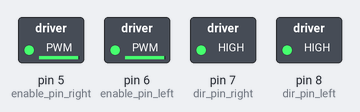
A sketch run on a simulated Arduino Uno, built with avr-gcc and run on an emulated ATmega328P. On the bench: switched loads named in the sketch (green lamp = pin HIGH). What the sketch prints to the serial monitor is not drawn.

Above: at 0.1 s.
At 3.1 s:
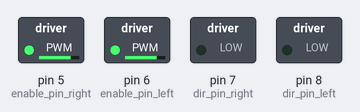
At 6.1 s:
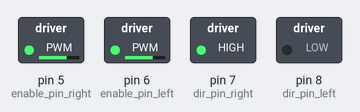
At 15.1 s:
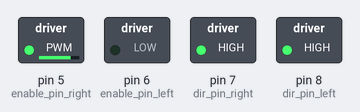
At 21.1 s:
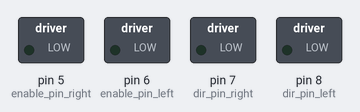
At 33.1 s:
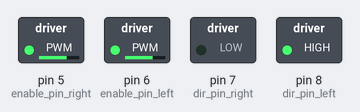
Timing chart, 0 to 40.0 s (numbered marks = the images above):
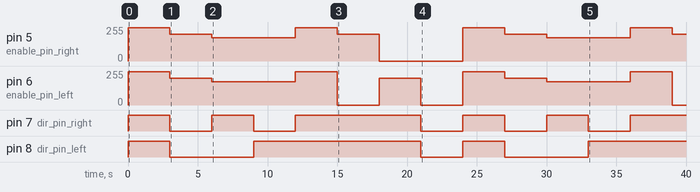

The sketch:

motor_test.ino
```cpp
#define enable_pin_right    5
#define enable_pin_left     6
#define dir_pin_right       7
#define dir_pin_left        8

void drive_forward(void);
void drive_backward(void);
void drive_stop(void);
void spin_left(void);
void spin_right(void);
void swerve_left(void);
void swerve_right(void);
void drive_brake(void);

void setup() {  // setup() function required for Arduino
  // MOTOR SETUP
  pinMode(dir_pin_right, OUTPUT);
  pinMode(dir_pin_left, OUTPUT);
  analogWrite(enable_pin_right, 0);
  analogWrite(enable_pin_left, 0);

  Serial.begin(9600);
  Serial.println("Starting Panda");
}

void loop() {
  drive_forward();
  delay(3000);
  drive_backward();
  delay(3000);
  spin_left();
  delay(3000);
  spin_right();
  delay(3000);
  drive_forward();
  delay(3000);
  swerve_left();
  delay(3000);
  swerve_right();
  delay(3000);
  drive_stop();
  delay(3000);
}

void drive_forward(void) {
  digitalWrite(dir_pin_right, HIGH);
  digitalWrite(dir_pin_left, HIGH);
  analogWrite(enable_pin_right, 250);
  analogWrite(enable_pin_left, 250);
}

void drive_backward(void) {
  digitalWrite(dir_pin_right, LOW);
  digitalWrite(dir_pin_left, LOW);
  analogWrite(enable_pin_right, 200);
  analogWrite(enable_pin_left, 200);
}

void drive_stop(void) {
  digitalWrite(dir_pin_right, LOW);
  digitalWrite(dir_pin_left, LOW);
  analogWrite(enable_pin_right, 0);
  analogWrite(enable_pin_left, 0);
}

void spin_right(void) {
  digitalWrite(dir_pin_right, LOW);
  digitalWrite(dir_pin_left, HIGH);
  analogWrite(enable_pin_right, 175);
  analogWrite(enable_pin_left, 175);
}

void spin_left(void) {
  digitalWrite(dir_pin_right, HIGH);
  digitalWrite(dir_pin_left, LOW);
  analogWrite(enable_pin_right, 175);
  analogWrite(enable_pin_left, 175);
}

void swerve_right(void) {
  digitalWrite(dir_pin_right, HIGH);
  digitalWrite(dir_pin_left, HIGH);
  analogWrite(enable_pin_right, 0);
  analogWrite(enable_pin_left, 200);
}

void swerve_left(void) {
  digitalWrite(dir_pin_right, HIGH);
  digitalWrite(dir_pin_left, HIGH);
  analogWrite(enable_pin_right, 200);
  analogWrite(enable_pin_left, 0);
}

void drive_brake(void) {
  digitalWrite(dir_pin_right, LOW);
  digitalWrite(dir_pin_left, LOW);
  analogWrite(enable_pin_right, 250);
  analogWrite(enable_pin_left, 250);
  delay(10);
  analogWrite(enable_pin_right, 0);
  analogWrite(enable_pin_left, 0);
}
```

Measured:
- by itself, pin 7 (dir_pin_right): LOW → HIGH at 0.00 s, → LOW 3.0 s later, → HIGH 3.0 s later, → LOW 3.0 s later, … (11 changes in this stretch)
- by itself, pin 8 (dir_pin_left): goes HIGH 3.0 s, LOW 6.0 s, HIGH 12.0 s, LOW 3.0 s, HIGH 3.0 s, LOW 6.0 s, then HIGH
- by itself, pin 6 (enable_pin_left): 0/255 → 250/255 at 0.00 s, → 200/255 3.0 s later, → 175/255 3.0 s later, → 250/255 6.0 s later, … (12 changes in this stretch)
- by itself, pin 5 (enable_pin_right): 0/255 → 250/255 at 0.00 s, → 200/255 3.0 s later, → 175/255 3.0 s later, → 250/255 6.0 s later, … (11 changes in this stretch)
